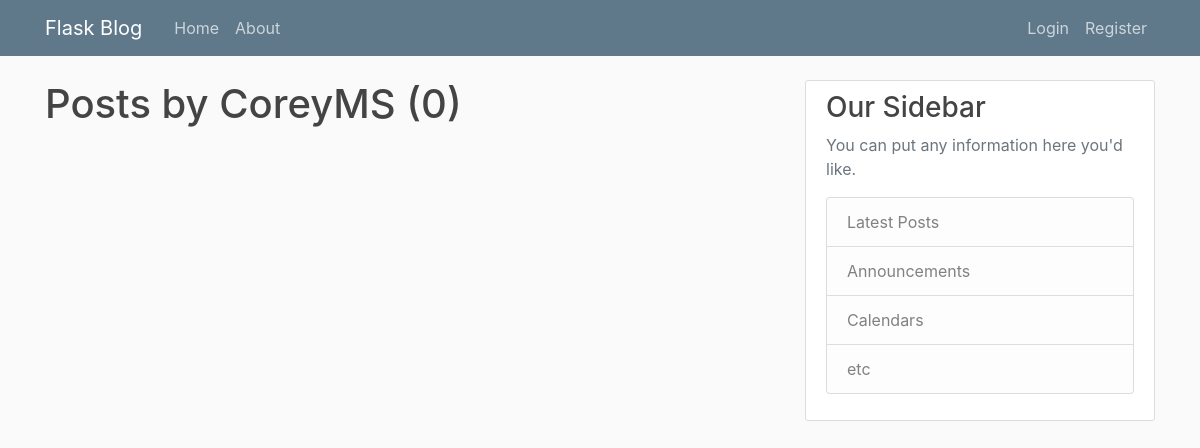
The page /user/CoreyMS on the database as committed earlier.
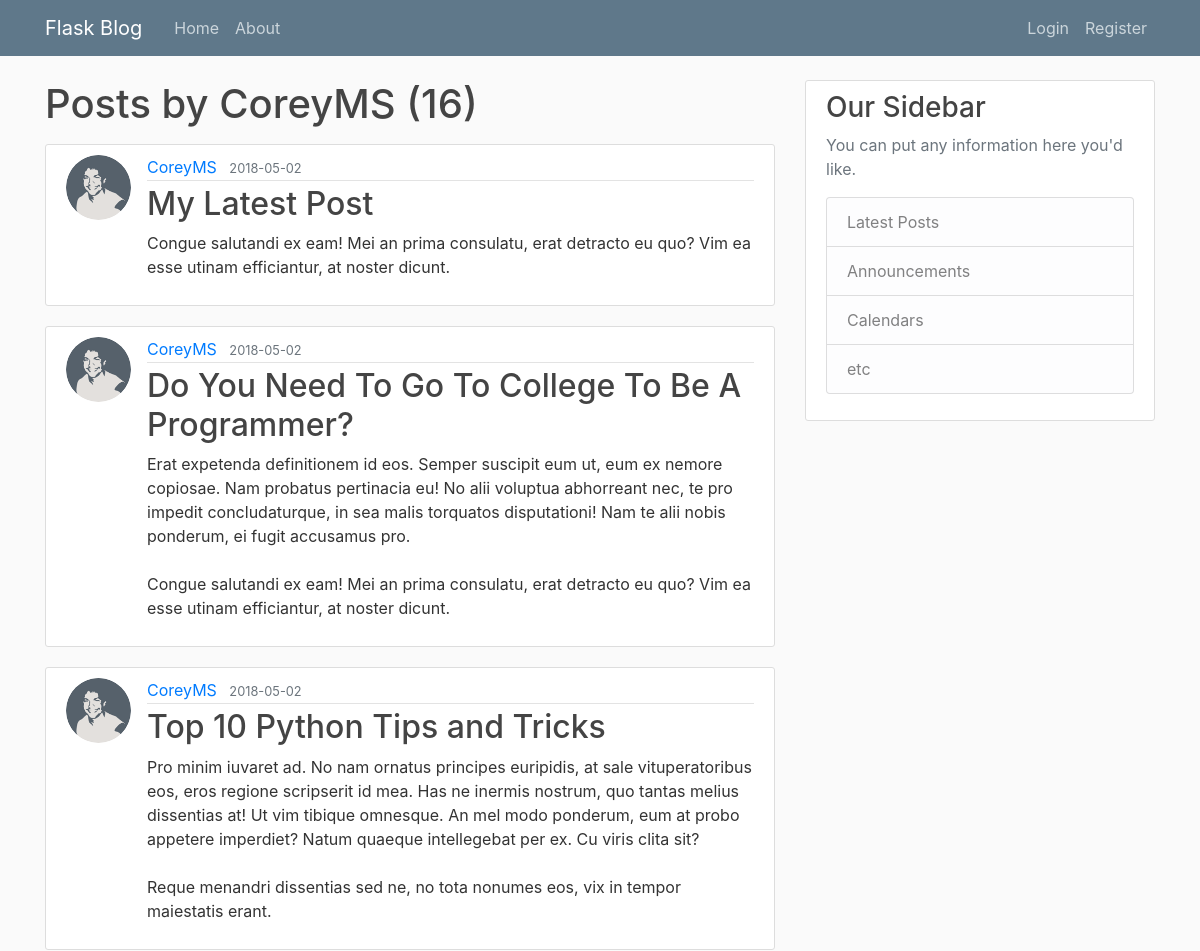
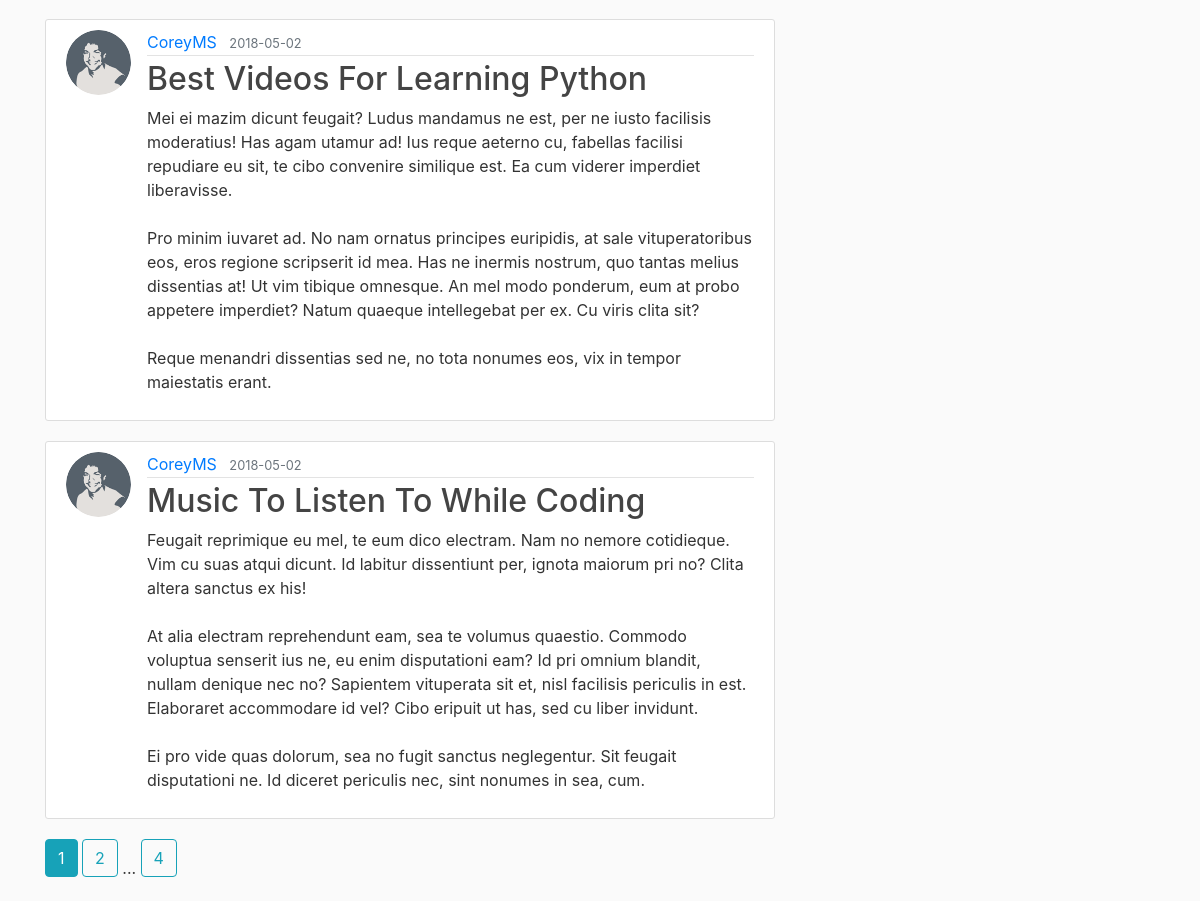
The same page on the database as committed later (2 pictures, top to bottom).
### flaskblog/models.py (models this page shows, shortened)
class User(db.Model, UserMixin):
    id = db.Column(db.Integer, primary_key=True)
    username = db.Column(db.String(20), unique=True, nullable=False)
    email = db.Column(db.String(120), unique=True, nullable=False)
    image_file = db.Column(db.String(20), nullable=False, default='default.jpg')
    password = db.Column(db.String(60), nullable=False)
    posts = db.relationship('Post', backref='author', lazy=True)

class Post(db.Model):
    id = db.Column(db.Integer, primary_key=True)
    title = db.Column(db.String(100), nullable=False)
    date_posted = db.Column(db.DateTime, nullable=False, default=datetime.utcnow)
    content = db.Column(db.Text, nullable=False)
    user_id = db.Column(db.Integer, db.ForeignKey('user.id'), nullable=False)

### flaskblog/routes.py (the view)
@app.route("/user/<string:username>")
def user_posts(username):
    page = request.args.get('page', 1, type=int)
    user = User.query.filter_by(username=username).first_or_404()
    posts = Post.query.filter_by(author=user)\
        .order_by(Post.date_posted.desc())\
        .paginate(page=page, per_page=5)
    return render_template('user_posts.html', posts=posts, user=user)

### flaskblog/templates/user_posts.html
{% extends "layout.html" %}
{% block content %}
    <h1 class="mb-3">Posts by {{ user.username }} ({{ posts.total }})</h1>
    {% for post in posts.items %}
        <article class="media content-section">
          <img class="rounded-circle article-img" src="{{ url_for('static', filename='profile_pics/' + post.author.image_file) }}">
          <div class="media-body">
            <div class="article-metadata">
              <a class="mr-2" href="{{ url_for('user_posts', username=post.author.username) }}">{{ post.author.username }}</a>
              <small class="text-muted">{{ post.date_posted.strftime('%Y-%m-%d') }}</small>
            </div>
            <h2><a class="article-title" href="{{ url_for('post', post_id=post.id) }}">{{ post.title }}</a></h2>
            <p class="article-content">{{ post.content }}</p>
          </div>
        </article>
    {% endfor %}
    {% for page_num in posts.iter_pages(left_edge=1, right_edge=1, left_current=1, right_current=2) %}
      {% if page_num %}
        {% if posts.page == page_num %}
          <a class="btn btn-info mb-4" href="{{ url_for('user_posts', username=user.username, page=page_num) }}">{{ page_num }}</a>
        {% else %}
          <a class="btn btn-outline-info mb-4" href="{{ url_for('user_posts', username=user.username, page=page_num) }}">{{ page_num }}</a>
        {% endif %}
      {% else %}
        ...
      {% endif %}
    {% endfor %}
{% endblock content %}

### flaskblog/templates/layout.html (shortened to what this page needs)
<!DOCTYPE html>
<html>
<head>
    <link rel="stylesheet" href="https://maxcdn.bootstrapcdn.com/bootstrap/4.0.0/css/bootstrap.min.css">
    <link rel="stylesheet" type="text/css" href="{{ url_for('static', filename='main.css') }}">
</head>
<body>
    <header class="site-header">
      <nav class="navbar navbar-expand-md navbar-dark bg-steel fixed-top">
        <div class="container">
          <a class="navbar-brand mr-4" href="/">Flask Blog</a>
          <div class="collapse navbar-collapse" id="navbarToggle">
            <div class="navbar-nav mr-auto">
              <a class="nav-item nav-link" href="{{ url_for('home') }}">Home</a>
              <a class="nav-item nav-link" href="{{ url_for('about') }}">About</a>
            </div>
            <div class="navbar-nav">
              {% if current_user.is_authenticated %}
                <a class="nav-item nav-link" href="{{ url_for('new_post') }}">New Post</a>
                <a class="nav-item nav-link" href="{{ url_for('account') }}">Account</a>
                <a class="nav-item nav-link" href="{{ url_for('logout') }}">Logout</a>
              {% else %}
                <a class="nav-item nav-link" href="{{ url_for('login') }}">Login</a>
                <a class="nav-item nav-link" href="{{ url_for('register') }}">Register</a>
              {% endif %}
            </div>
          </div>
        </div>
      </nav>
    </header>
    <main role="main" class="container">
      <div class="row">
        <div class="col-md-8">
          {% block content %}{% endblock %}
        </div>
        <div class="col-md-4">
          <div class="content-section">
            <h3>Our Sidebar</h3>
            <p class='text-muted'>You can put any information here you'd like.
              <ul class="list-group">
                <li class="list-group-item list-group-item-light">Latest Posts</li>
                <li class="list-group-item list-group-item-light">Announcements</li>
                <li class="list-group-item list-group-item-light">Calendars</li>
                <li class="list-group-item list-group-item-light">etc</li>
              </ul>
            </p>
          </div>
        </div>
      </div>
    </main>
</body>
</html>

### flaskblog/static/main.css (style rules this page uses)
body { background: #fafafa; color: #333333; margin-top: 5rem; }
h1, h2, h3, h4, h5, h6 { color: #444444; }
.bg-steel { background-color: #5f788a; }
.site-header .navbar-nav .nav-link { color: #cbd5db; }
.content-section { background: #ffffff; padding: 10px 20px; border: 1px solid #dddddd; border-radius: 3px; margin-bottom: 20px; }
.article-title { color: #444444; }
.article-content { white-space: pre-line; }
.article-img { height: 65px; width: 65px; margin-right: 16px; }
.article-metadata { padding-bottom: 1px; margin-bottom: 4px; border-bottom: 1px solid #e3e3e3 }

Rows that differ between the two databases and show on the page:
added Post: image_file (picture), author.username "CoreyMS", date_posted "2018-05-02", title "My Latest Post", content "Congue salutandi ex eam! Mei an prima consulatu, erat detracto eu quo? Vim ea esse utinam efficiantur, at noster dicunt."
added Post: image_file (picture), author.username "CoreyMS", date_posted "2018-05-02", title "Do You Need To Go To College To Be A Programmer?", content "Erat expetenda definitionem id eos. Semper suscipit eum ut, eum ex nemore copiosae. Nam probatus pertinacia eu! No alii voluptua abhorreant nec, te pro impedit concludaturque, in sea malis torquatos disputationi! Nam te alii nobis ponderum, ei fugit accusamus pro. Congue salutandi ex eam! Mei an prima consulatu, erat detracto eu quo? Vim ea esse utinam efficiantur, at noster dicunt."
added Post: image_file (picture), author.username "CoreyMS", date_posted "2018-05-02", title "Top 10 Python Tips and Tricks", content "Pro minim iuvaret ad. No nam ornatus principes euripidis, at sale vituperatoribus eos, eros regione scripserit id mea. Has ne inermis nostrum, quo tantas melius dissentias at! Ut vim tibique omnesque. An mel modo ponderum, eum at probo appetere imperdiet? Natum quaeque intellegebat per ex. Cu viris clita sit? Reque menandri dissentias sed ne, no tota nonumes eos, vix in tempor maiestatis erant."
added Post: image_file (picture), author.username "CoreyMS", date_posted "2018-05-02", title "Best Videos For Learning Python", content "Mei ei mazim dicunt feugait? Ludus mandamus ne est, per ne iusto facilisis moderatius! Has agam utamur ad! Ius reque aeterno cu, fabellas facilisi repudiare eu sit, te cibo convenire similique est. Ea cum viderer imperdiet liberavisse. Pro minim iuvaret ad. No nam ornatus principes euripidis, at sale vituperatoribus eos, eros regione scripserit id mea. Has ne inermis nostrum, quo tantas melius dissentias at! Ut vim tibique omnesque. An mel modo ponderum, eum at probo appetere imperdiet? Natum quaeque intellegebat per ex. Cu viris clita sit? Reque menandri dissentias sed ne, no tota nonumes eos, vix in tempor maiestatis erant."
added Post: image_file (picture), author.username "CoreyMS", date_posted "2018-05-02", title "Music To Listen To While Coding", content "Feugait reprimique eu mel, te eum dico electram. Nam no nemore cotidieque. Vim cu suas atqui dicunt. Id labitur dissentiunt per, ignota maiorum pri no? Clita altera sanctus ex his! At alia electram reprehendunt eam, sea te volumus quaestio. Commodo voluptua senserit ius ne, eu enim disputationi eam? Id pri omnium blandit, nullam denique nec no? Sapientem vituperata sit et, nisl facilisis periculis in est. Elaboraret accommodare id vel? Cibo eripuit ut has, sed cu liber invidunt. Ei pro vide quas dolorum, sea no fugit sanctus neglegentur. Sit feugait disputationi ne. Id diceret periculis nec, sint nonumes in sea, cum."
Other text that changed with them:
{{ posts.total }}: "0" → "16"
new list line: "1"
new list line: "2"
new list line: "4"
